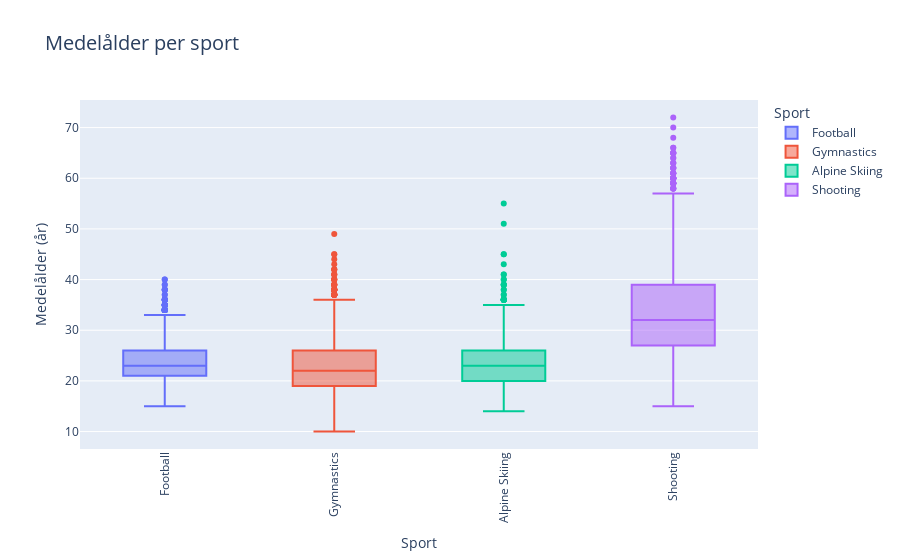

The code cell stored with this chart in its notebook:
### Code cell
df = pd.read_csv("../athlete_events.csv")

df = df.dropna(subset=["Age"])
df_filt = df.drop_duplicates(subset=["Sport", "Games", "ID"])
sports = ["Gymnastics", "Shooting", "Football","Alpine Skiing"]
df_filt = df_filt[df_filt["Sport"].isin(sports)]

fig = px.box(
    df_filt,
    x="Sport",
    y="Age",
    title="Medelålder per sport",
    labels={"Age": "Medelålder (år)", "Sport": "Sport"},
    color="Sport", 
)


fig.update_layout(
    xaxis_tickangle=-90,
    xaxis_title="Sport",
    yaxis_title="Medelålder (år)",
    title_font_size=20
)

### Figure 1 — Plotly figure (JSON) as saved in the notebook; plotly's stock layout.template omitted (floating-point values rounded to 4 significant figures; data arrays with more than 128 entries replaced by an {"elided": "..."} marker saying what was removed)
{"data": [{"alignmentgroup": "True", "hovertemplate": "Sport=%{x}<br>Medelålder (år)=%{y}<extra></extra>", "legendgroup": "Football", "marker": {"color": "#636efa"}, "name": "Football", "notched": false, "offsetgroup": "Football", "orientation": "v", "showlegend": true, "type": "box", "x": {"elided": "6370 str values"}, "x0": " ", "xaxis": "x", "y": {"elided": "6370 int values"}, "y0": " ", "yaxis": "y"}, {"alignmentgroup": "True", "hovertemplate": "Sport=%{x}<br>Medelålder (år)=%{y}<extra></extra>", "legendgroup": "Gymnastics", "marker": {"color": "#EF553B"}, "name": "Gymnastics", "notched": false, "offsetgroup": "Gymnastics", "orientation": "v", "showlegend": true, "type": "box", "x": {"elided": "4730 str values"}, "x0": " ", "xaxis": "x", "y": {"elided": "4730 int values"}, "y0": " ", "yaxis": "y"}, {"alignmentgroup": "True", "hovertemplate": "Sport=%{x}<br>Medelålder (år)=%{y}<extra></extra>", "legendgroup": "Alpine Skiing", "marker": {"color": "#00cc96"}, "name": "Alpine Skiing", "notched": false, "offsetgroup": "Alpine Skiing", "orientation": "v", "showlegend": true, "type": "box", "x": {"elided": "4085 str values"}, "x0": " ", "xaxis": "x", "y": {"elided": "4085 int values"}, "y0": " ", "yaxis": "y"}, {"alignmentgroup": "True", "hovertemplate": "Sport=%{x}<br>Medelålder (år)=%{y}<extra></extra>", "legendgroup": "Shooting", "marker": {"color": "#ab63fa"}, "name": "Shooting", "notched": false, "offsetgroup": "Shooting", "orientation": "v", "showlegend": true, "type": "box", "x": {"elided": "7037 str values"}, "x0": " ", "xaxis": "x", "y": {"elided": "7037 int values"}, "y0": " ", "yaxis": "y"}], "layout": {"boxmode": "overlay", "legend": {"title": {"text": "Sport"}, "tracegroupgap": 0}, "title": {"font": {"size": 20}, "text": "Medelålder per sport"}, "xaxis": {"anchor": "y", "categoryarray": ["Football", "Gymnastics", "Alpine Skiing", "Shooting"], "categoryorder": "array", "domain": [0, 1], "tickangle": -90, "title": {"text": "Sport"}}, "yaxis": {"anchor": "x", "domain": [0, 1], "title": {"text": "Medelålder (år)"}}}}
